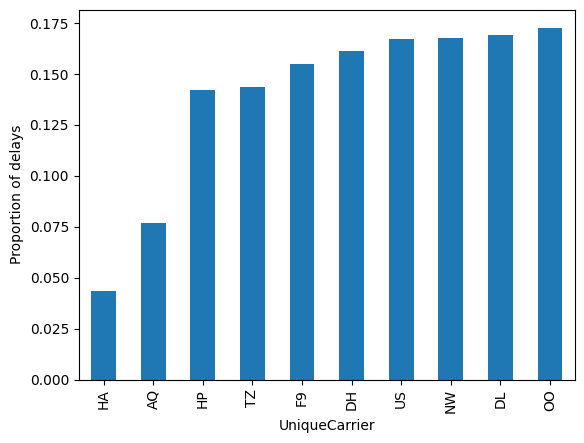

Source code (Python):
import pandas as pd
import numpy as np
import matplotlib.pyplot as plt

df = pd.read_csv('flight_delays.csv')

quant = df.groupby('UniqueCarrier').Dest.count()
y = df.loc[df['dep_delayed_15min'] == 'Y'].groupby('UniqueCarrier').Dest.count()
res = y / quant
res = res.sort_values().head(10)
img = res.plot.bar()
plt.xlabel('UniqueCarrier')
plt.ylabel('Proportion of delays')
img.figure.savefig('images/18_5.png', bbox_inches='tight')